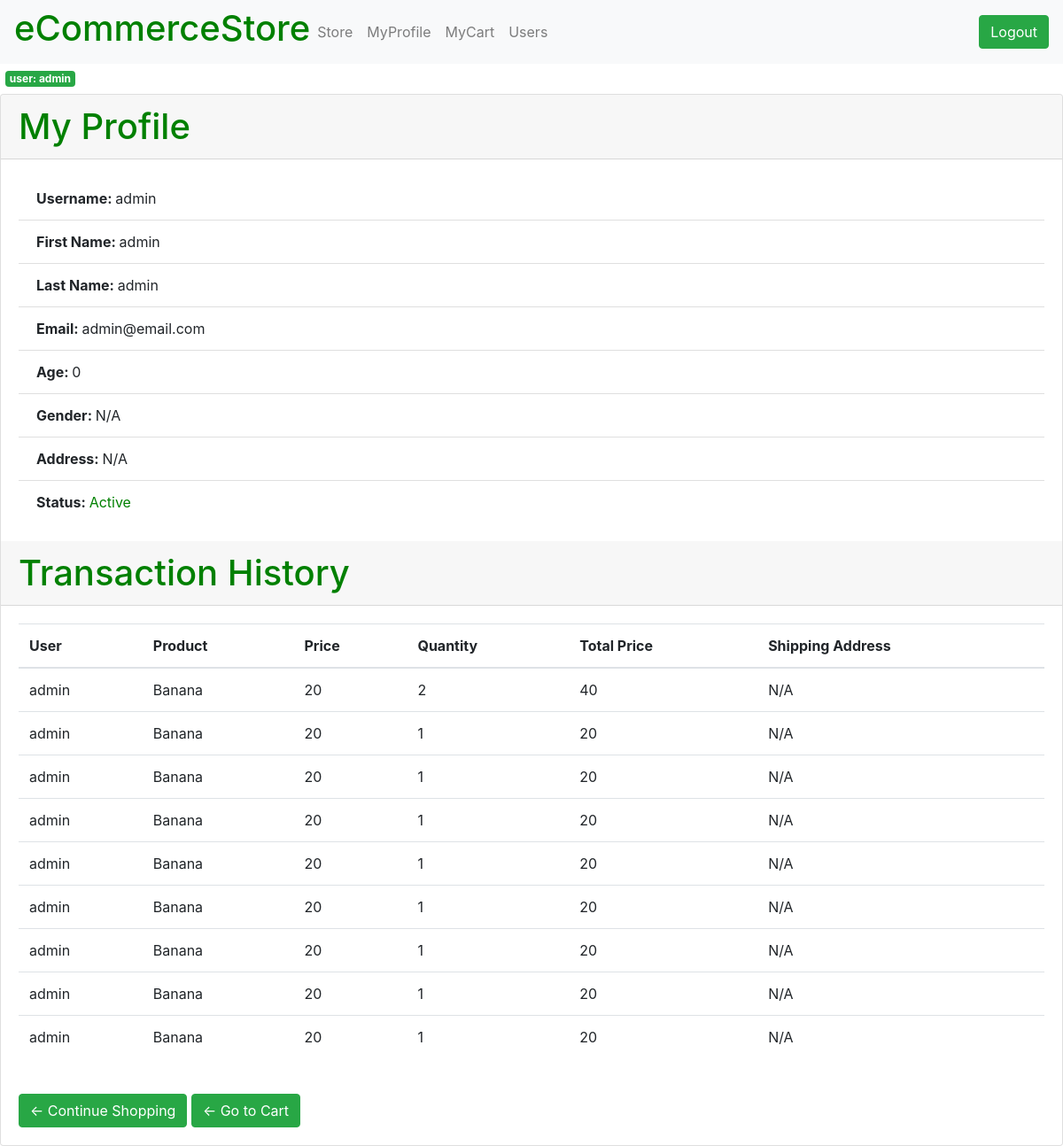
The page /store/profile/ (signed in) on the database as committed earlier.
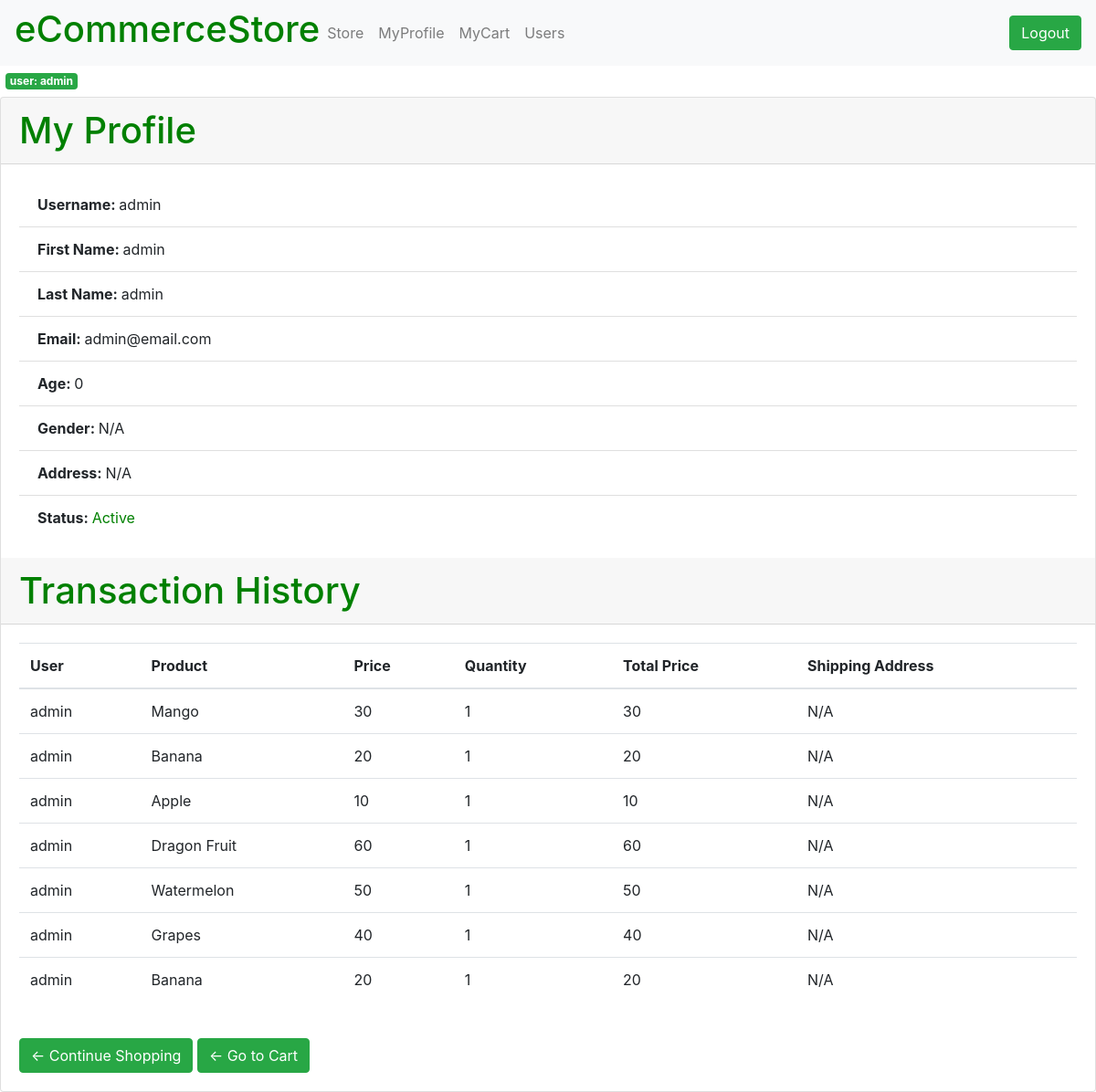
The same page on the database as committed later.
### store/models.py (models this page shows, shortened)
class Order(models.Model):
    user = models.ForeignKey(User, null=True, on_delete=models.DO_NOTHING)
    product = models.ForeignKey(Product, null=True, on_delete=models.DO_NOTHING)
    current_user = models.CharField(max_length=100, null=True)
    product_name = models.CharField(max_length=100, null=True)
    product_price = models.IntegerField(default=0, null=True)
    quantity = models.IntegerField(default=0, null=True)
    total_price = models.IntegerField(default=0, null=True)
    shipping_address = models.CharField(max_length=100, null=True)

### store/views.py (the view)
def profile(request):
    current_user = request.user
    myOrders = Order.objects.filter(current_user=current_user)
    orderCount = Order.objects.filter(current_user=current_user).count()
    context = {'current_user': current_user, 'myOrders': myOrders, 'orderCount': orderCount}
    return render(request, 'store/profile.html', context)

### store/templates/store/profile.html (shortened to what this page needs)
{% extends 'store/base_logged_in.html' %}
{% load static %}
{% block content %}
    <span class="badge bg-success margin white">user: {{ user.username }}</span>
    <div class="card">
        <h1 class="card-header">My Profile</h1>
        <div class="card-body">
            <ul class="list-group list-group-flush">
                <li class="list-group-item"><strong>Username: </strong>{{ current_user.username }}</li>
                <li class="list-group-item"><strong>First Name: </strong>{{ current_user.first_name }}</li>
                <li class="list-group-item"><strong>Last Name: </strong>{{ current_user.last_name }}</li>
                <li class="list-group-item"><strong>Email: </strong>{{ current_user.email }}</li>
                <li class="list-group-item"><strong>Age: </strong>{{ current_user.profile.age }}</li>
                <li class="list-group-item"><strong>Gender: </strong>{{ current_user.profile.gender }}</li>
                <li class="list-group-item"><strong>Address: </strong>{{ current_user.profile.address }}</li>
                <li class="list-group-item"><strong>Status: </strong>
                    {% if current_user.profile.status == True %}
                        <span class="active">Active</span>
                    {% elif current_user.profile.status == False %}
                        <span class="inactive">Inactive</span>
                    {% else %}
                        <span class="pending">N/A</span>
                    {% endif %}
                </li>
            </ul>
        </div>
        <h1 class="card-header">Transaction History</h1>
        <div class="card-body">
            {% if orderCount == 0 %}
                <div class="alert alert-primary" role="alert">
                    Oops! No transactions made yet!
                </div>
            {% else %}
                <table class="table">
                    <thead>
                        <tr>
                            <th scope="col">User</th>
                            <th scope="col">Product</th>
                            <th scope="col">Price</th>
                            <th scope="col">Quantity</th>
                            <th scope="col">Total Price</th>
                            <th scope="col">Shipping Address</th>
                        </tr>
                    </thead>
                    <tbody>
                        {% for myOrder in myOrders %}
                            <tr>
                                <td>{{ myOrder.current_user }}</td>
                                <td>{{ myOrder.product_name }}</td>
                                <td>{{ myOrder.product_price }}</td>
                                <td>{{ myOrder.quantity }}</td>
                                <td>{{ myOrder.total_price }}</td>
                                <td>{{ myOrder.shipping_address }}</td>
                            </tr>
                        {% endfor %}
                    </tbody>
                </table>
            {% endif %}
            <br>
            <a class="btn btn-success" href="{% url 'store:mystore' %}">&#x2190; Continue Shopping</a>
            <a class="btn btn-success" href="{% url 'store:cart' %}">&#x2190; Go to Cart</a>
        </div>
    </div>
{% endblock content %}

Rows that differ between the two databases and show on the page:
removed Order: current_user "admin", product_name "Banana", product_price "20", quantity "2", total_price "40", shipping_address "N/A"
removed Order: current_user "admin", product_name "Banana", product_price "20", quantity "1", total_price "20", shipping_address "N/A"
removed Order: current_user "admin", product_name "Banana", product_price "20", quantity "1", total_price "20", shipping_address "N/A"
removed Order: current_user "admin", product_name "Banana", product_price "20", quantity "1", total_price "20", shipping_address "N/A"
removed Order: current_user "admin", product_name "Banana", product_price "20", quantity "1", total_price "20", shipping_address "N/A"
removed Order: current_user "admin", product_name "Banana", product_price "20", quantity "1", total_price "20", shipping_address "N/A"
removed Order: current_user "admin", product_name "Banana", product_price "20", quantity "1", total_price "20", shipping_address "N/A"
added Order: current_user "admin", product_name "Mango", product_price "30", quantity "1", total_price "30", shipping_address "N/A"
added Order: current_user "admin", product_name "Apple", product_price "10", quantity "1", total_price "10", shipping_address "N/A"
added Order: current_user "admin", product_name "Dragon Fruit", product_price "60", quantity "1", total_price "60", shipping_address "N/A"
added Order: current_user "admin", product_name "Watermelon", product_price "50", quantity "1", total_price "50", shipping_address "N/A"
added Order: current_user "admin", product_name "Grapes", product_price "40", quantity "1", total_price "40", shipping_address "N/A"
